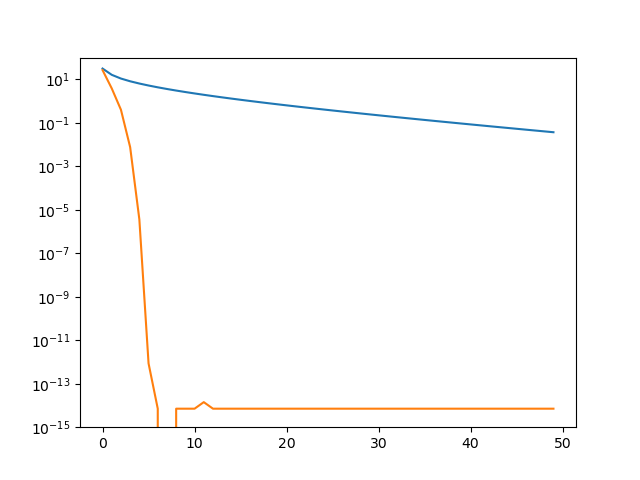

Generate this figure with Python:
import numpy as np
import matplotlib.pyplot as plt
import cvxpy as cv

# dataset 4
n = 200
x_d4 = 3 * (np.random.rand(n, 4) - 0.5)
y_d4 = (2 * x_d4[:, 0] - 1 * x_d4[:,1] + 0.5 + 0.5 * np.random.randn(n)) > 0
y_d4 = 2 * y_d4 -1

#model
w = np.array([1,1,1,1])

#sigmoid_vector
def sigmoid_vector(y, w_dot_x):
    return 1/(1+np.exp(-y*w_dot_x))

lmd = 0.01

#loss function
def J(x, y, w):
    w_dot_x = np.dot(x,w.T)
    sig_vec = sigmoid_vector(y, w_dot_x)
    entropy_vec = -np.log(sig_vec)
    return np.sum(entropy_vec) + lmd*np.dot(w,w.T)

#gradient
def J_grad(x, y, w):
    w_dot_x = np.dot(x,w)
    sig_vec = sigmoid_vector(y, w_dot_x)
    #coefficient vector
    co_vec = -y*(-sig_vec+1)
    return np.sum(np.dot(np.diag(co_vec), x), axis=0) + 2*lmd*w

def vectorize_mats(x1,x2):
    shape = x1.shape
    n = shape[0]
    d = shape[1]
    xx1 = np.tile(x1,(1,d)).reshape(1,n*d*d)
    xx2 = np.tile(x2.reshape(n*d,1),(1,d)).reshape(1,n*d*d)
    return (xx1*xx2).reshape(n,d,d)

#hessian
def J_hessian(x, y, w):
    shape = x.shape
    d = shape[1]
    w_dot_x = np.dot(x,w)
    sig_vec = sigmoid_vector(y, w_dot_x)
    #coefficient vector
    co_vec = sig_vec*(-sig_vec+1)
    return np.sum(vectorize_mats(np.dot(np.diag(co_vec), x), x), axis=0) + 2*lmd*np.diag(np.ones(d))

#print(J_hessian(x_d4, y_d4, w))

#train w under this comment
epoch = 50
#history of lost in each method
batch_hist = []
newton_hist = []

#upper bound of Liptitz constant of the gradient
max_hessian = np.sum(0.25*vectorize_mats(x_d4, x_d4), axis=0) + 2*lmd*np.diag(np.ones((x_d4.shape[1])))
lip = np.linalg.norm(max_hessian, 2)
print(lip)
rate = 1/(lip)

def train_batch(x,y,w,epoch):
    global batch_hist
    batch_hist = []
    for i in np.arange(epoch):
        w = w - rate * J_grad(x, y, w)
        batch_hist.append(J(x, y, w))
    return w

def train_newton(x,y,w,epoch):
    global newton_hist
    newton_hist = []
    for i in np.arange(epoch):
        w = w - (np.linalg.inv(J_hessian(x, y, w))).dot(J_grad(x, y, w))
        newton_hist.append(J(x, y, w))
    return w

w1 = train_batch(x_d4, y_d4, w, epoch)
w2 = train_newton(x_d4, y_d4, w, epoch)

J_min = min(np.array(batch_hist).min(), np.array(newton_hist).min())
batch_hist = batch_hist - J_min 
newton_hist = newton_hist - J_min 
print(w1)
print(w2)

#graph

fig = plt.figure()
ax = fig.add_subplot(111)
ax.plot(np.arange(epoch), batch_hist, label='batch')
ax.plot(np.arange(epoch), newton_hist, label='newton')
ax.set_yscale('log')
ax.set_ylim(pow(10,-15),pow(10,2))

fig.savefig('1-1.png')